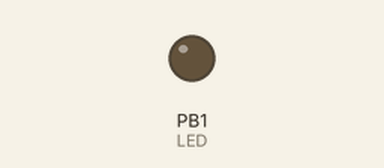
Bench run of a sketch on a simulated ATtiny85, built with avr-gcc and run on an emulated ATtiny85. Parts: output pins drawn as LEDs (lit = HIGH).

Above: at 0.1 s.
At 31.6 s:
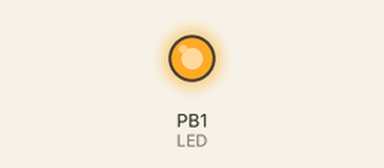
Timing chart, 0 to 34.0 s (numbered marks = the images above):
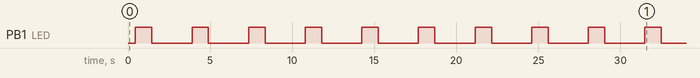

The sketch:

Send-ToGSM.ino
```cpp
// Vysílač k GSM požárnímu hlásiči
// ATTINY85 Digispark (Default, 16,5MHz)
// D0-DATA(STX882); D1-->D5-Volné piny
// NiceRF 433MHz Vysílač STX882
// Celkem 5 vysílačů:
// 1.vysílač hodnota: 1511
// 2.vysílač hodnota: 1512
// 3.vysílač hodnota: 1513
// 4.vysílač hodnota: 1514
// 5.vysílač hodnota: 1515

// připojení potřebné knihovny
#include <RCSwitch.h>

RCSwitch vysilac = RCSwitch();                              // Vytvoření objektu vysílače z knihovny
int TXDATA = 0;                                             // Definice pinu DATA připojeného k ATTINY85
int LED = 1;                                                // Definice indikační LED na ATTINY85 - Buildin

const int POCET_ODESILANI = 10;

void setup() {
  vysilac.enableTransmit(TXDATA);                           // Zahájení vysílání na pinu D0
  vysilac.setProtocol(1);                                   // Možnost změnit protokol na č.2
//vysilac.setRepeatTransmit(10);                            // Volba počtu opakování zaslání zprávy
  pinMode(LED, OUTPUT);                                     // Nastavení LED jako výstup

  for (int i = 1; i <= POCET_ODESILANI; i++)
  {
    posliZpravu();
  }
}

void loop() {
}

void posliZpravu()
{
  vysilac.send(1515, 24);                                   // Poslání čísla
  digitalWrite(LED,HIGH);                                   // Zapnutí LED
  delay(1000);                                              // Časová prodleva
  digitalWrite(LED,LOW);                                    // Vypnutí LED
  delay(2000);                                              // Prodleva mezi smyčkou (LOOP)
}
```
